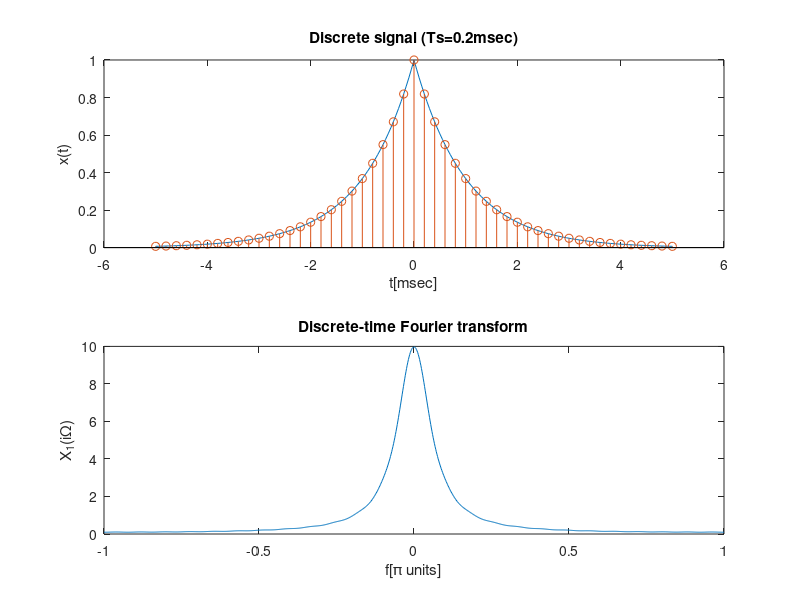

Write MATLAB code to recreate this figure.
%οι απαντήσεις στις ερωτήσεις που είναι όμοιες στα δύο προγράμματα έχουν
%απαντηθεί μόνο στο πρόγραμμα 2α.
close all; % Κλείνει όλα τα γραφικά παράθυρα
clear all; % Διαγράφει όλες τις μεταβλητές από το workspace
clc;  % Καθαρίζει το παράθυρο εντολών

Dt=5e-5;  % Βήμα χρόνου για αναλογικό σήμα Δt=50 μsec
t=-5e-3:Dt:5e-3;  % Άξονας χρόνου -5msec<=t<=5msec
x=exp(-1000*abs(t)); % Αναλογικό σήμα x(t) σύμφωνα με την εκφώνηση

%Δειγματοληψία σήματος:
Ts=2e-4; %Περίοδος δειγματοληψίας 0,0002s
n=-25:1:25; % Δείκτες δειγματοληψίας 51 χωράνε από -5msec έως 5msec με βήμα 0,0002s.
x_d=exp(-1000*abs(n*Ts)); %Σήμα από δειγματοληψία χ(nTs)

%Για τον υπολογισμό του ολοκληρώματος αριθμητικά σαν άθροισμα:
iter_max=500;
iter=0:1:iter_max; %χωρισμός του φάσματος σε 501 σημεία από 0->500.
w=(iter/iter_max)*pi; %κατασκευή του πίνακα με τα Ω.
X_d=x_d*exp(-i*n'*w); %αρηθμητικός υπολογισμός του ολοκληρώματπς Fourier με πολ/μό πινάκων.
X_d=real(X_d); %Παίρνουμε την πραγματικό μέρος.

%Δημιουργία συμμετρικού φάσματος και για τις αρνητικές τιμές w:
%αυτό προκύπτει 
w=[-fliplr(w),w(2:iter_max+1)]; %δημιουργία σηυμμετρικού άξονα συχνοτήτων
X_d=[fliplr(X_d),X_d(2:iter_max+1)]; %δημιουργία συμμετρικού φάσματος fourier που να αντιστοιχεί στις συμμετρικές συχνότητες.

%Σχεδίαση γραφημάτων (έχει αναλυθεί σε προηγούμενα προγράμματα):
figure(1);

subplot(2,1,1); %πλαίσιο 2γραμμών 1 στήλης και 1ο γράφημα
plot(1000*t,x); %χρόνος σε msec και χ το αναλογικό σήμα
xlabel('t[msec]'); %ετικέςτα άξονα χ
ylabel('x(t)'); %ετικέτα άξονα y
title('Discrete signal (Ts=0.2msec)');
hold on; %κρατάει το ράφημα για να προσθέσουμε και το stem
stem(n*Ts*1000,x_d); %προσθήκη και των διακριτών σημείων κατά την δειγματοληψία
hold off; %απενεργοποίηση του hold off
subplot(2,1,2);%2o γράφημα
plot(w/pi,X_d); %σχεδιάζιει τον fourier μετασχηματισμό της συχνότητας προς π
xlabel('f[\pi units]');
ylabel('X_1(i\Omega)');
title('Discrete-time Fourier transform');

print -dpdf progr32; 
